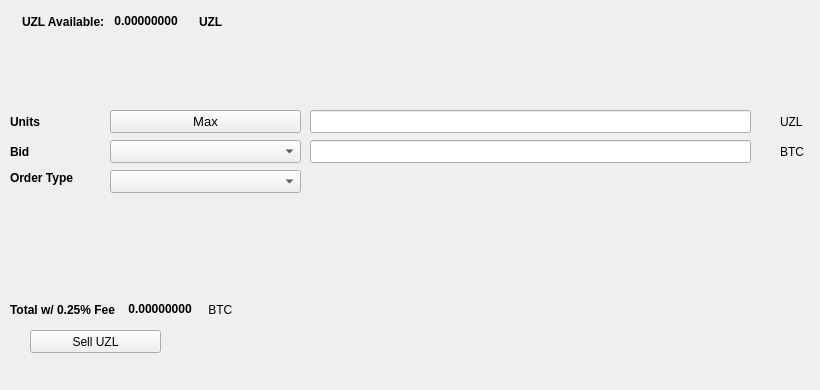
   <widget class="QWidget" name="SellTab">
    <attribute name="title">
     <string>Sell</string>
    </attribute>
    <widget class="QLabel" name="label_16">
     <property name="geometry">
      <rect>
       <x>780</x>
       <y>140</y>
       <width>31</width>
       <height>23</height>
      </rect>
     </property>
     <property name="text">
      <string>BTC</string>
     </property>
    </widget>
    <widget class="QComboBox" name="SellBidcomboBox">
     <property name="geometry">
      <rect>
       <x>110</x>
       <y>140</y>
       <width>191</width>
       <height>23</height>
      </rect>
     </property>
     <property name="font">
      <font>
       <pointsize>10</pointsize>
      </font>
     </property>
    </widget>
    <widget class="QLabel" name="label_18">
     <property name="geometry">
      <rect>
       <x>10</x>
       <y>110</y>
       <width>46</width>
       <height>23</height>
      </rect>
     </property>
     <property name="font">
      <font>
       <weight>75</weight>
       <bold>true</bold>
      </font>
     </property>
     <property name="text">
      <string>Units</string>
     </property>
    </widget>
    <widget class="QPushButton" name="Sell_Max_Amount">
     <property name="geometry">
      <rect>
       <x>110</x>
       <y>110</y>
       <width>191</width>
       <height>23</height>
      </rect>
     </property>
     <property name="font">
      <font>
       <pointsize>10</pointsize>
      </font>
     </property>
     <property name="text">
      <string>Max</string>
     </property>
    </widget>
    <widget class="QLabel" name="label_20">
     <property name="geometry">
      <rect>
       <x>10</x>
       <y>170</y>
       <width>91</width>
       <height>16</height>
      </rect>
     </property>
     <property name="font">
      <font>
       <weight>75</weight>
       <bold>true</bold>
      </font>
     </property>
     <property name="text">
      <string>Order Type</string>
     </property>
    </widget>
    <widget class="QComboBox" name="SellOrdertypeCombo">
     <property name="geometry">
      <rect>
       <x>110</x>
       <y>170</y>
       <width>191</width>
       <height>23</height>
      </rect>
     </property>
     <property name="font">
      <font>
       <pointsize>10</pointsize>
      </font>
     </property>
    </widget>
    <widget class="QLabel" name="label_21">
     <property name="geometry">
      <rect>
       <x>10</x>
       <y>140</y>
       <width>46</width>
       <height>23</height>
      </rect>
     </property>
     <property name="font">
      <font>
       <weight>75</weight>
       <bold>true</bold>
      </font>
     </property>
     <property name="text">
      <string>Bid</string>
     </property>
    </widget>
    <widget class="QLabel" name="label_22">
     <property name="geometry">
      <rect>
       <x>780</x>
       <y>110</y>
       <width>31</width>
       <height>23</height>
      </rect>
     </property>
     <property name="text">
      <string>UZL</string>
     </property>
    </widget>
    <widget class="QLineEdit" name="UnitsInputUZL">
     <property name="geometry">
      <rect>
       <x>310</x>
       <y>110</y>
       <width>441</width>
       <height>23</height>
      </rect>
     </property>
     <property name="font">
      <font>
       <pointsize>9</pointsize>
       <weight>75</weight>
       <bold>true</bold>
      </font>
     </property>
    </widget>
    <widget class="QLineEdit" name="SellBidPriceEdit">
     <property name="geometry">
      <rect>
       <x>310</x>
       <y>140</y>
       <width>441</width>
       <height>23</height>
      </rect>
     </property>
     <property name="font">
      <font>
       <pointsize>9</pointsize>
       <weight>75</weight>
       <bold>true</bold>
      </font>
     </property>
    </widget>
    <widget class="QPushButton" name="SellUZLBTN">
     <property name="geometry">
      <rect>
       <x>30</x>
       <y>330</y>
       <width>131</width>
       <height>23</height>
      </rect>
     </property>
     <property name="text">
      <string>Sell UZL</string>
     </property>
     <property name="icon">
      <iconset resource="../uzlocoin">
       <normaloff>:/icons/bitcoin</normaloff>:/icons/bitcoin</iconset>
     </property>
    </widget>
    <widget class="QWidget" name="layoutWidget3">
     <property name="geometry">
      <rect>
       <x>22</x>
       <y>12</y>
       <width>258</width>
       <height>19</height>
      </rect>
     </property>
     <layout class="QHBoxLayout" name="horizontalLayout">
      <item>
       <widget class="QLabel" name="label232_2">
        <property name="font">
         <font>
          <weight>75</weight>
          <bold>true</bold>
         </font>
        </property>
        <property name="text">
         <string>UZL Available:</string>
        </property>
       </widget>
      </item>
      <item>
       <widget class="QLabel" name="UZLAvailableLabel">
        <property name="palette">
         <palette>
          <active>
           <colorrole role="WindowText">
            <brush brushstyle="SolidPattern">
             <color alpha="255">
              <red>0</red>
              <green>0</green>
              <blue>0</blue>
             </color>
            </brush>
           </colorrole>
           <colorrole role="Button">
            <brush brushstyle="SolidPattern">
             <color alpha="255">
              <red>0</red>
              <green>170</green>
              <blue>0</blue>
             </color>
            </brush>
           </colorrole>
           <colorrole role="Light">
            <brush brushstyle="SolidPattern">
             <color alpha="255">
              <red>0</red>
              <green>255</green>
              <blue>0</blue>
             </color>
            </brush>
           </colorrole>
           <colorrole role="Midlight">
            <brush brushstyle="SolidPattern">
             <color alpha="255">
              <red>0</red>
              <green>212</green>
              <blue>0</blue>
             </color>
            </brush>
           </colorrole>
           <colorrole role="Dark">
            <brush brushstyle="SolidPattern">
             <color alpha="255">
              <red>0</red>
              <green>85</green>
              <blue>0</blue>
             </color>
            </brush>
           </colorrole>
           <colorrole role="Mid">
            <brush brushstyle="SolidPattern">
             <color alpha="255">
              <red>0</red>
              <green>113</green>
              <blue>0</blue>
             </color>
            </brush>
           </colorrole>
           <colorrole role="Text">
            <brush brushstyle="SolidPattern">
             <color alpha="255">
              <red>0</red>
              <green>170</green>
              <blue>0</blue>
             </color>
            </brush>
           </colorrole>
           <colorrole role="BrightText">
            <brush brushstyle="SolidPattern">
             <color alpha="255">
              <red>255</red>
              <green>255</green>
              <blue>255</blue>
             </color>
            </brush>
           </colorrole>
           <colorrole role="ButtonText">
            <brush brushstyle="SolidPattern">
             <color alpha="255">
              <red>0</red>
              <green>0</green>
              <blue>0</blue>
             </color>
            </brush>
           </colorrole>
           <colorrole role="Base">
            <brush brushstyle="SolidPattern">
             <color alpha="255">
              <red>255</red>
              <green>255</green>
              <blue>255</blue>
             </color>
            </brush>
           </colorrole>
           <colorrole role="Window">
            <brush brushstyle="SolidPattern">
             <color alpha="255">
              <red>0</red>
              <green>170</green>
              <blue>0</blue>
             </color>
            </brush>
           </colorrole>
           <colorrole role="Shadow">
            <brush brushstyle="SolidPattern">
             <color alpha="255">
              <red>0</red>
              <green>0</green>
              <blue>0</blue>
             </color>
            </brush>
           </colorrole>
           <colorrole role="AlternateBase">
            <brush brushstyle="SolidPattern">
             <color alpha="255">
              <red>127</red>
              <green>212</green>
              <blue>127</blue>
             </color>
            </brush>
           </colorrole>
           <colorrole role="ToolTipBase">
            <brush brushstyle="SolidPattern">
             <color alpha="255">
              <red>255</red>
              <green>255</green>
              <blue>220</blue>
             </color>
            </brush>
           </colorrole>
           <colorrole role="ToolTipText">
            <brush brushstyle="SolidPattern">
             <color alpha="255">
              <red>0</red>
              <green>0</green>
              <blue>0</blue>
             </color>
            </brush>
           </colorrole>
          </active>
          <inactive>
           <colorrole role="WindowText">
            <brush brushstyle="SolidPattern">
             <color alpha="255">
              <red>0</red>
              <green>0</green>
              <blue>0</blue>
             </color>
            </brush>
           </colorrole>
           <colorrole role="Button">
            <brush brushstyle="SolidPattern">
             <color alpha="255">
              <red>0</red>
              <green>170</green>
              <blue>0</blue>
             </color>
            </brush>
           </colorrole>
           <colorrole role="Light">
            <brush brushstyle="SolidPattern">
             <color alpha="255">
              <red>0</red>
              <green>255</green>
              <blue>0</blue>
             </color>
            </brush>
           </colorrole>
           <colorrole role="Midlight">
            <brush brushstyle="SolidPattern">
             <color alpha="255">
              <red>0</red>
              <green>212</green>
              <blue>0</blue>
             </color>
            </brush>
           </colorrole>
           <colorrole role="Dark">
            <brush brushstyle="SolidPattern">
             <color alpha="255">
              <red>0</red>
              <green>85</green>
              <blue>0</blue>
             </color>
            </brush>
           </colorrole>
           <colorrole role="Mid">
            <brush brushstyle="SolidPattern">
             <color alpha="255">
              <red>0</red>
              <green>113</green>
              <blue>0</blue>
             </color>
            </brush>
           </colorrole>
           <colorrole role="Text">
            <brush brushstyle="SolidPattern">
             <color alpha="255">
              <red>0</red>
              <green>170</green>
              <blue>0</blue>
             </color>
            </brush>
           </colorrole>
           <colorrole role="BrightText">
            <brush brushstyle="SolidPattern">
             <color alpha="255">
              <red>255</red>
              <green>255</green>
              <blue>255</blue>
             </color>
            </brush>
           </colorrole>
           <colorrole role="ButtonText">
            <brush brushstyle="SolidPattern">
             <color alpha="255">
              <red>0</red>
              <green>0</green>
              <blue>0</blue>
             </color>
            </brush>
           </colorrole>
           <colorrole role="Base">
            <brush brushstyle="SolidPattern">
             <color alpha="255">
              <red>255</red>
              <green>255</green>
              <blue>255</blue>
             </color>
            </brush>
           </colorrole>
           <colorrole role="Window">
            <brush brushstyle="SolidPattern">
             <color alpha="255">
              <red>0</red>
              <green>170</green>
              <blue>0</blue>
             </color>
            </brush>
           </colorrole>
           <colorrole role="Shadow">
            <brush brushstyle="SolidPattern">
             <color alpha="255">
              <red>0</red>
              <green>0</green>
              <blue>0</blue>
             </color>
            </brush>
           </colorrole>
           <colorrole role="AlternateBase">
            <brush brushstyle="SolidPattern">
             <color alpha="255">
              <red>127</red>
              <green>212</green>
              <blue>127</blue>
             </color>
            </brush>
           </colorrole>
           <colorrole role="ToolTipBase">
            <brush brushstyle="SolidPattern">
             <color alpha="255">
              <red>255</red>
              <green>255</green>
              <blue>220</blue>
             </color>
            </brush>
           </colorrole>
           <colorrole role="ToolTipText">
            <brush brushstyle="SolidPattern">
             <color alpha="255">
              <red>0</red>
              <green>0</green>
              <blue>0</blue>
             </color>
            </brush>
           </colorrole>
          </inactive>
          <disabled>
           <colorrole role="WindowText">
            <brush brushstyle="SolidPattern">
             <color alpha="255">
              <red>0</red>
              <green>85</green>
              <blue>0</blue>
             </color>
            </brush>
           </colorrole>
           <colorrole role="Button">
            <brush brushstyle="SolidPattern">
             <color alpha="255">
              <red>0</red>
              <green>170</green>
              <blue>0</blue>
             </color>
            </brush>
           </colorrole>
           <colorrole role="Light">
            <brush brushstyle="SolidPattern">
             <color alpha="255">
              <red>0</red>
              <green>255</green>
              <blue>0</blue>
             </color>
            </brush>
           </colorrole>
           <colorrole role="Midlight">
            <brush brushstyle="SolidPattern">
             <color alpha="255">
              <red>0</red>
              <green>212</green>
              <blue>0</blue>
             </color>
            </brush>
           </colorrole>
           <colorrole role="Dark">
            <brush brushstyle="SolidPattern">
             <color alpha="255">
              <red>0</red>
              <green>85</green>
              <blue>0</blue>
             </color>
            </brush>
           </colorrole>
           <colorrole role="Mid">
            <brush brushstyle="SolidPattern">
             <color alpha="255">
              <red>0</red>
              <green>113</green>
              <blue>0</blue>
             </color>
            </brush>
           </colorrole>
           <colorrole role="Text">
            <brush brushstyle="SolidPattern">
             <color alpha="255">
              <red>0</red>
              <green>85</green>
              <blue>0</blue>
             </color>
            </brush>
           </colorrole>
           <colorrole role="BrightText">
            <brush brushstyle="SolidPattern">
             <color alpha="255">
              <red>255</red>
              <green>255</green>
              <blue>255</blue>
             </color>
            </brush>
           </colorrole>
           <colorrole role="ButtonText">
            <brush brushstyle="SolidPattern">
             <color alpha="255">
              <red>0</red>
              <green>85</green>
              <blue>0</blue>
             </color>
            </brush>
           </colorrole>
           <colorrole role="Base">
            <brush brushstyle="SolidPattern">
             <color alpha="255">
              <red>0</red>
              <green>170</green>
              <blue>0</blue>
             </color>
            </brush>
           </colorrole>
           <colorrole role="Window">
            <brush brushstyle="SolidPattern">
             <color alpha="255">
              <red>0</red>
              <green>170</green>
              <blue>0</blue>
             </color>
            </brush>
           </colorrole>
           <colorrole role="Shadow">
            <brush brushstyle="SolidPattern">
             <color alpha="255">
              <red>0</red>
              <green>0</green>
              <blue>0</blue>
             </color>
            </brush>
           </colorrole>
           <colorrole role="AlternateBase">
            <brush brushstyle="SolidPattern">
             <color alpha="255">
              <red>0</red>
              <green>170</green>
              <blue>0</blue>
             </color>
            </brush>
           </colorrole>
           <colorrole role="ToolTipBase">
            <brush brushstyle="SolidPattern">
             <color alpha="255">
              <red>255</red>
              <green>255</green>
              <blue>220</blue>
             </color>
            </brush>
           </colorrole>
           <colorrole role="ToolTipText">
            <brush brushstyle="SolidPattern">
             <color alpha="255">
              <red>0</red>
              <green>0</green>
              <blue>0</blue>
             </color>
            </brush>
           </colorrole>
          </disabled>
         </palette>
        </property>
        <property name="font">
         <font>
          <weight>75</weight>
          <bold>true</bold>
         </font>
        </property>
        <property name="text">
         <string> 0.00000000 </string>
        </property>
        <property name="textInteractionFlags">
         <set>Qt::LinksAccessibleByMouse|Qt::TextSelectableByKeyboard|Qt::TextSelectableByMouse</set>
        </property>
       </widget>
      </item>
      <item>
       <widget class="QLabel" name="labelUZL">
        <property name="font">
         <font>
          <weight>75</weight>
          <bold>true</bold>
         </font>
        </property>
        <property name="text">
         <string>UZL</string>
        </property>
       </widget>
      </item>
     </layout>
    </widget>
    <widget class="QWidget" name="layoutWidget">
     <property name="geometry">
      <rect>
       <x>10</x>
       <y>300</y>
       <width>268</width>
       <height>19</height>
      </rect>
     </property>
     <layout class="QHBoxLayout" name="horizontalLayout_2">
      <item>
       <widget class="QLabel" name="label_19">
        <property name="font">
         <font>
          <weight>75</weight>
          <bold>true</bold>
         </font>
        </property>
        <property name="text">
         <string>Total w/ 0.25% Fee </string>
        </property>
       </widget>
      </item>
      <item>
       <widget class="QLabel" name="SellCostLabel">
        <property name="palette">
         <palette>
          <active>
           <colorrole role="WindowText">
            <brush brushstyle="SolidPattern">
             <color alpha="255">
              <red>0</red>
              <green>0</green>
              <blue>0</blue>
             </color>
            </brush>
           </colorrole>
           <colorrole role="Button">
            <brush brushstyle="SolidPattern">
             <color alpha="255">
              <red>0</red>
              <green>170</green>
              <blue>0</blue>
             </color>
            </brush>
           </colorrole>
           <colorrole role="Light">
            <brush brushstyle="SolidPattern">
             <color alpha="255">
              <red>0</red>
              <green>255</green>
              <blue>0</blue>
             </color>
            </brush>
           </colorrole>
           <colorrole role="Midlight">
            <brush brushstyle="SolidPattern">
             <color alpha="255">
              <red>0</red>
              <green>212</green>
              <blue>0</blue>
             </color>
            </brush>
           </colorrole>
           <colorrole role="Dark">
            <brush brushstyle="SolidPattern">
             <color alpha="255">
              <red>0</red>
              <green>85</green>
              <blue>0</blue>
             </color>
            </brush>
           </colorrole>
           <colorrole role="Mid">
            <brush brushstyle="SolidPattern">
             <color alpha="255">
              <red>0</red>
              <green>113</green>
              <blue>0</blue>
             </color>
            </brush>
           </colorrole>
           <colorrole role="Text">
            <brush brushstyle="SolidPattern">
             <color alpha="255">
              <red>0</red>
              <green>170</green>
              <blue>0</blue>
             </color>
            </brush>
           </colorrole>
           <colorrole role="BrightText">
            <brush brushstyle="SolidPattern">
             <color alpha="255">
              <red>255</red>
              <green>255</green>
              <blue>255</blue>
             </color>
            </brush>
           </colorrole>
           <colorrole role="ButtonText">
            <brush brushstyle="SolidPattern">
             <color alpha="255">
              <red>0</red>
              <green>0</green>
              <blue>0</blue>
             </color>
            </brush>
           </colorrole>
           <colorrole role="Base">
            <brush brushstyle="SolidPattern">
             <color alpha="255">
              <red>255</red>
              <green>255</green>
              <blue>255</blue>
             </color>
            </brush>
           </colorrole>
           <colorrole role="Window">
            <brush brushstyle="SolidPattern">
             <color alpha="255">
              <red>0</red>
              <green>170</green>
              <blue>0</blue>
             </color>
            </brush>
           </colorrole>
           <colorrole role="Shadow">
            <brush brushstyle="SolidPattern">
             <color alpha="255">
              <red>0</red>
              <green>0</green>
              <blue>0</blue>
             </color>
            </brush>
           </colorrole>
           <colorrole role="AlternateBase">
            <brush brushstyle="SolidPattern">
             <color alpha="255">
              <red>127</red>
              <green>212</green>
              <blue>127</blue>
             </color>
            </brush>
           </colorrole>
           <colorrole role="ToolTipBase">
            <brush brushstyle="SolidPattern">
             <color alpha="255">
              <red>255</red>
              <green>255</green>
              <blue>220</blue>
             </color>
            </brush>
           </colorrole>
           <colorrole role="ToolTipText">
            <brush brushstyle="SolidPattern">
             <color alpha="255">
              <red>0</red>
              <green>0</green>
              <blue>0</blue>
             </color>
            </brush>
           </colorrole>
          </active>
          <inactive>
           <colorrole role="WindowText">
            <brush brushstyle="SolidPattern">
             <color alpha="255">
              <red>0</red>
              <green>0</green>
              <blue>0</blue>
             </color>
            </brush>
           </colorrole>
           <colorrole role="Button">
            <brush brushstyle="SolidPattern">
             <color alpha="255">
              <red>0</red>
              <green>170</green>
              <blue>0</blue>
             </color>
            </brush>
           </colorrole>
           <colorrole role="Light">
            <brush brushstyle="SolidPattern">
             <color alpha="255">
              <red>0</red>
              <green>255</green>
              <blue>0</blue>
             </color>
            </brush>
           </colorrole>
           <colorrole role="Midlight">
            <brush brushstyle="SolidPattern">
             <color alpha="255">
              <red>0</red>
              <green>212</green>
              <blue>0</blue>
             </color>
            </brush>
           </colorrole>
           <colorrole role="Dark">
            <brush brushstyle="SolidPattern">
             <color alpha="255">
              <red>0</red>
              <green>85</green>
              <blue>0</blue>
             </color>
            </brush>
           </colorrole>
           <colorrole role="Mid">
            <brush brushstyle="SolidPattern">
             <color alpha="255">
              <red>0</red>
              <green>113</green>
              <blue>0</blue>
             </color>
            </brush>
           </colorrole>
           <colorrole role="Text">
            <brush brushstyle="SolidPattern">
             <color alpha="255">
              <red>0</red>
              <green>170</green>
              <blue>0</blue>
             </color>
            </brush>
           </colorrole>
           <colorrole role="BrightText">
            <brush brushstyle="SolidPattern">
             <color alpha="255">
              <red>255</red>
              <green>255</green>
              <blue>255</blue>
             </color>
            </brush>
           </colorrole>
           <colorrole role="ButtonText">
            <brush brushstyle="SolidPattern">
             <color alpha="255">
              <red>0</red>
              <green>0</green>
              <blue>0</blue>
             </color>
            </brush>
           </colorrole>
           <colorrole role="Base">
            <brush brushstyle="SolidPattern">
             <color alpha="255">
              <red>255</red>
              <green>255</green>
              <blue>255</blue>
             </color>
            </brush>
           </colorrole>
           <colorrole role="Window">
            <brush brushstyle="SolidPattern">
             <color alpha="255">
              <red>0</red>
              <green>170</green>
              <blue>0</blue>
             </color>
            </brush>
           </colorrole>
           <colorrole role="Shadow">
            <brush brushstyle="SolidPattern">
             <color alpha="255">
              <red>0</red>
              <green>0</green>
              <blue>0</blue>
             </color>
            </brush>
           </colorrole>
           <colorrole role="AlternateBase">
            <brush brushstyle="SolidPattern">
             <color alpha="255">
              <red>127</red>
              <green>212</green>
              <blue>127</blue>
             </color>
            </brush>
           </colorrole>
           <colorrole role="ToolTipBase">
            <brush brushstyle="SolidPattern">
             <color alpha="255">
              <red>255</red>
              <green>255</green>
              <blue>220</blue>
             </color>
            </brush>
           </colorrole>
           <colorrole role="ToolTipText">
            <brush brushstyle="SolidPattern">
             <color alpha="255">
              <red>0</red>
              <green>0</green>
              <blue>0</blue>
             </color>
            </brush>
           </colorrole>
          </inactive>
          <disabled>
           <colorrole role="WindowText">
            <brush brushstyle="SolidPattern">
             <color alpha="255">
              <red>0</red>
              <green>85</green>
              <blue>0</blue>
             </color>
            </brush>
           </colorrole>
           <colorrole role="Button">
            <brush brushstyle="SolidPattern">
             <color alpha="255">
              <red>0</red>
              <green>170</green>
              <blue>0</blue>
             </color>
            </brush>
           </colorrole>
           <colorrole role="Light">
            <brush brushstyle="SolidPattern">
             <color alpha="255">
              <red>0</red>
              <green>255</green>
              <blue>0</blue>
             </color>
            </brush>
           </colorrole>
           <colorrole role="Midlight">
            <brush brushstyle="SolidPattern">
             <color alpha="255">
              <red>0</red>
              <green>212</green>
              <blue>0</blue>
             </color>
            </brush>
           </colorrole>
           <colorrole role="Dark">
            <brush brushstyle="SolidPattern">
             <color alpha="255">
              <red>0</red>
              <green>85</green>
              <blue>0</blue>
             </color>
            </brush>
           </colorrole>
           <colorrole role="Mid">
            <brush brushstyle="SolidPattern">
             <color alpha="255">
              <red>0</red>
              <green>113</green>
              <blue>0</blue>
             </color>
            </brush>
           </colorrole>
           <colorrole role="Text">
            <brush brushstyle="SolidPattern">
             <color alpha="255">
              <red>0</red>
              <green>85</green>
              <blue>0</blue>
             </color>
            </brush>
           </colorrole>
           <colorrole role="BrightText">
            <brush brushstyle="SolidPattern">
             <color alpha="255">
              <red>255</red>
              <green>255</green>
              <blue>255</blue>
             </color>
            </brush>
           </colorrole>
           <colorrole role="ButtonText">
            <brush brushstyle="SolidPattern">
             <color alpha="255">
              <red>0</red>
              <green>85</green>
              <blue>0</blue>
             </color>
            </brush>
           </colorrole>
           <colorrole role="Base">
            <brush brushstyle="SolidPattern">
             <color alpha="255">
              <red>0</red>
              <green>170</green>
              <blue>0</blue>
             </color>
            </brush>
           </colorrole>
           <colorrole role="Window">
            <brush brushstyle="SolidPattern">
             <color alpha="255">
              <red>0</red>
              <green>170</green>
              <blue>0</blue>
             </color>
            </brush>
           </colorrole>
           <colorrole role="Shadow">
            <brush brushstyle="SolidPattern">
             <color alpha="255">
              <red>0</red>
              <green>0</green>
              <blue>0</blue>
             </color>
            </brush>
           </colorrole>
           <colorrole role="AlternateBase">
            <brush brushstyle="SolidPattern">
             <color alpha="255">
              <red>0</red>
              <green>170</green>
              <blue>0</blue>
             </color>
            </brush>
           </colorrole>
           <colorrole role="ToolTipBase">
            <brush brushstyle="SolidPattern">
             <color alpha="255">
              <red>255</red>
              <green>255</green>
              <blue>220</blue>
             </color>
            </brush>
           </colorrole>
           <colorrole role="ToolTipText">
            <brush brushstyle="SolidPattern">
             <color alpha="255">
              <red>0</red>
              <green>0</green>
              <blue>0</blue>
             </color>
            </brush>
           </colorrole>
          </disabled>
         </palette>
        </property>
        <property name="font">
         <font>
          <weight>75</weight>
          <bold>true</bold>
         </font>
        </property>
        <property name="autoFillBackground">
         <bool>false</bool>
        </property>
        <property name="text">
         <string> 0.00000000</string>
        </property>
        <property name="textInteractionFlags">
         <set>Qt::LinksAccessibleByMouse|Qt::TextSelectableByMouse</set>
        </property>
       </widget>
      </item>
      <item>
       <widget class="QLabel" name="label_17">
        <property name="font">
         <font>
          <weight>50</weight>
          <bold>false</bold>
         </font>
        </property>
        <property name="text">
         <string> BTC</string>
        </property>
       </widget>
      </item>
     </layout>
    </widget>
    <widget class="QLabel" name="label_23">
     <property name="geometry">
      <rect>
       <x>460</x>
       <y>300</y>
       <width>281</width>
       <height>81</height>
      </rect>
     </property>
     <property name="text">
      <string/>
     </property>
     <property name="pixmap">
      <pixmap>:/images/bittrex</pixmap>
     </property>
    </widget>
   </widget>
